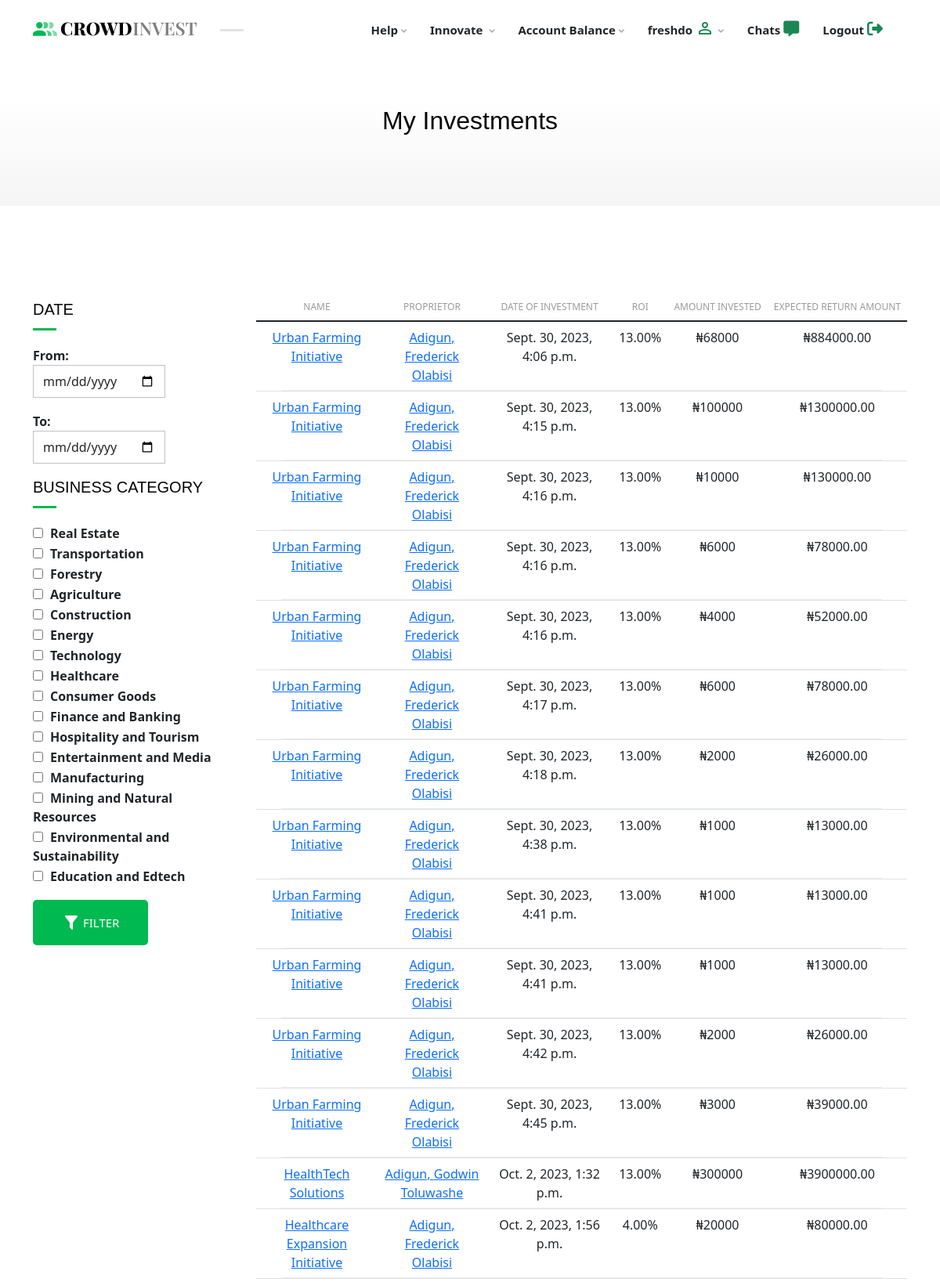
Screenshot of /my-investments/ (signed in, upper part) with the database file from the repository.
### accounts/models.py (models this page shows, shortened)
class BaseUser(AbstractBaseUser, PermissionsMixin):
    last_name =                     models.CharField(max_length=256, null=True, blank=True)
    first_name =                    models.CharField(max_length=256, null=True, blank=True)
    middle_name =                   models.CharField(max_length=256, null=True, blank=True)
    username =                      models.CharField(max_length=256, unique=True, blank=True)
    date_of_birth =                 models.DateField(null=True, blank=True)
    email =                         models.EmailField(max_length=128, unique=True, blank=True)
    job_title =                     models.CharField(max_length=100, null=True, blank=True)
    bio =                           models.CharField(max_length=100, null=True, blank=True)
    about_me =                      models.TextField(null=True, blank=True, max_length=2000)
    pfp =                           models.ImageField(upload_to=upload_location_pfp, blank=True, null=True, default='pfps/default_profile_image.jpg')
    nin =                           models.CharField(null=True, blank=True, max_length=254)
    city =                          models.CharField(max_length=128, blank=True, null=True)
    state =                         models.CharField(max_length=128, blank=True, null=True)
    country =                       CountryField(max_length=255, null=True, blank=True)
    address =                       models.CharField(max_length=128, blank=True, null=True)
    phone_num =                     PhoneNumberField(null=True, blank=True, verbose_name="Phone Number", unique=True)
    zipcode =                       models.CharField(null=True, blank=True, max_length=255)
    date_joined =                   models.DateTimeField(auto_now_add=True)
    last_login =                    models.DateTimeField(auto_now=True)
    updated_at =                    models.DateTimeField(auto_now=True)
    facebook =                      models.URLField(default='https://facebook.com/')
    twitter =                       models.URLField(default='https://twitter.com/')
    instagram =                     models.URLField(default='https://instagram.com/')
    linkedin =                      models.URLField(default='https://linkedin.com/')
    website =                       models.URLField(default='https://company.com/', null=True, blank=True)
    is_admin =                      models.BooleanField(default=False)
    is_staff =                      models.BooleanField(default=False)
    is_active =                     models.BooleanField(default=True)
    is_superuser =                  models.BooleanField(default=False)
    is_verified =                   models.BooleanField(default=False)
    signup_confirmation =           models.BooleanField(default=False)
    signup_with_google =            models.BooleanField(default=False)
    is_moderator = models.BooleanField(default=False)
    is_innovator = models.BooleanField(default=False)
    USERNAME_FIELD = "email"
    REQUIRED_FIELDS = ['username', ]
    objects = BaseUserMgr()

class Innovator(models.Model):
    user =                          models.ForeignKey(BaseUser, on_delete=models.CASCADE, null=True, blank=True)
    innovations_count =             models.IntegerField(default=0, null=True, blank=True)
    upvotes_received =              models.IntegerField(default=0, null=True, blank=True)
    downvotes_received =            models.IntegerField(default=0, null=True, blank=True)
    reputation_score =              models.IntegerField(default=0)
    is_investor =                   models.BooleanField(default=False)
    account_balance = models.IntegerField(null=True)
    USERNAME_FIELD = "email"
    REQUIRED_FIELDS = ['username', ]

### core/models.py (models this page shows, shortened)
class Make_Investment(models.Model):
    send_to = models.ForeignKey(account_models.Innovator, null=False, blank=False, on_delete=models.CASCADE, related_name='receiver')
    send_from = models.ForeignKey(account_models.Innovator, on_delete=models.CASCADE, blank=False, null=False, related_name='send_from')
    sender = models.ForeignKey(account_models.Innovator, on_delete=models.CASCADE, null=False, blank=False, related_name='investor')
    amount = models.IntegerField()
    investment = models.ForeignKey(Project, on_delete=models.CASCADE, null=False, blank=False, related_name='the_investment')
    expected_return = models.DecimalField(max_digits=255, decimal_places=2, blank=False, null=True)
    date_sent = models.DateTimeField(auto_now_add=True, null=True)
    reference_code = models.UUIDField(default=uuid.uuid4, null=True)

class Project(models.Model):
    innovator = models.ForeignKey(account_models.Innovator, on_delete=models.CASCADE)
    status = models.CharField(max_length=255, null=True, blank=True, default='YET TO BE REVIEWED')
    name = models.CharField(max_length=255, null=False, blank=False, unique=True)
    motto = models.CharField(max_length=255, null=False, blank=False)
    description = models.TextField(null=True, blank=True, max_length=10000)
    target = models.DecimalField(max_digits=255, decimal_places=2, null=False, blank=False)
    fund_raised = models.DecimalField(max_digits=255, decimal_places=2, null=True, blank=True, )
    amount_left = models.DecimalField(max_digits=255, decimal_places=2, null=True, blank=True, )
    expected_return = ExpectedReturnField(blank=False, null=False)
    term_months = models.IntegerField(null=False, blank=False)
    country = CountryField(max_length=255, null=True, blank=True)
    date_created = models.DateTimeField(auto_now_add=True, null=True)
    investment_deadline = models.DateField()
    completed = models.BooleanField(default=False)
    innovator_user_agreement = models.BooleanField(default=False, null=True, blank=True)
    certified_by = models.ForeignKey(account_models.Moderator, on_delete=models.CASCADE, null=True, blank=True)
    image_1 = models.ImageField(upload_to=upload_project_gallery, blank=False, null=False)
    image_2 = models.ImageField(upload_to=upload_project_gallery, blank=False, null=False)
    image_3 = models.ImageField(upload_to=upload_project_gallery, blank=False, null=False)
    video = models.FileField(upload_to=upload_project_gallery,null=True, validators=[FileExtensionValidator(allowed_extensions=['MOV','avi','mp4','webm','mkv'])])
    business_type = models.CharField(max_length=255)
    approved_by = models.ForeignKey(account_models.Moderator, on_delete=models.SET_NULL, null=True, related_name='approved_name', blank=True)

### core/views.py (the view)
# urls.py: path('my-investments/', views.my_investments, name="my-investments"),
@login_required
def my_investments(request):
    context = {}
    context['category_form'] = MyInvestmentForm()
    if request.method == 'POST' and 'filter_investments' in request.POST:
        print('WHY, MAN!!!')
        investment_date_from = request.POST.get('investment_date_from')
        investment_date_to = request.POST.get('investment_date_to')
        investment_categories = request.POST.getlist('business_type')
        context['investment_date_from'] = investment_date_from
        context['investment_date_to'] = investment_date_to
        context['investment_categories'] = investment_categories
        if investment_date_from and not investment_date_to and not investment_categories:
            my_investments = Make_Investment.objects.filter(sender__user__pk=request.user.pk, date_sent__gte=investment_date_from)
            context['my_investments'] = my_investments
        elif investment_date_from and investment_date_to and not investment_categories:
            my_investments = Make_Investment.objects.filter(sender__user__pk=request.user.pk, date_sent__date__range=(investment_date_from, investment_date_to))
            context['my_investments'] = my_investments
        elif investment_date_from and not investment_date_to and investment_categories:
            my_investments = Make_Investment.objects.filter(sender__user__pk=request.user.pk, date_sent__gte=investment_date_from, investment__business_type__icontains=investment_categories[0])
            context['my_investments'] = my_investments
        elif investment_date_from and investment_date_to and investment_categories:
            my_investments = Make_Investment.objects.filter(sender__user__pk=request.user.pk, date_sent__date__range=(investment_date_from, investment_date_to), investment__business_type__icontains=investment_categories[0])
            context['my_investments'] = my_investments
        elif not investment_date_from and not investment_date_to and investment_categories:
            my_investments = Make_Investment.objects.filter(sender__user__pk=request.user.pk, investment__business_type__icontains=investment_categories[0])
            context['my_investments'] = my_investments
        context['category_form'] = MyInvestmentForm({'business_type': request.POST.get('business_type')})
    else:
        my_investments = Make_Investment.objects.filter(sender__user__pk=request.user.pk)
        context['my_investments'] = my_investments
    return render(request, 'core/my-investments.html', context)

### core/templates/core/my-investments.html (shortened to what this page needs)
{% extends 'base.html' %}
{% load static %}
{% load business_type_filter %}
{% block content %}
<link href="https://cdn.jsdelivr.net/npm/bootstrap@5.1.3/dist/css/bootstrap.min.css" rel="stylesheet">
	<header id="featured" class="site-featured">
		<div id="featured-media" class="featured-media">
			<div class="featured-text">
				<div class="container">
					<h2 class="entry-title">My Investments</h2>
				</div>
			</div>
		</div>
	</header>
	<div id="content" class="site-content">
		<main class="site-section section-main">
			<div class="container">
				<div class="row">
					<div id="sidebar" class="col-12 col-md-4 col-lg-3 content-filters">
						<form action="{% url 'my-investments' %}" method="post">
							<h5 class="widget-title">Date</h5>
							<div class="content-filter-date content-filter-interval">
								<label for="date-from">
									<span>From:</span>
									<input type="date" id="date-from" name="investment_date_from" value="{{ investment_date_from }}">
								</label>
								<label for="date-to">
									<span>To:</span>
									<input type="date" id="date-to" name="investment_date_to" value="{{ investment_date_to }}">
								</label>
							</div>
							<h5 class="widget-title">Business Category</h5>
							<div class="content-filter-type">
                                {{ category_form.business_type }}
							</div>
                            <button type="submit" class="mt-3 button button-primary button-default" name="filter_investments"><em class="mdi mdi-filter"></em>Filter</button>
						</form>
					</div>
					<div class="col-12 col-md-8 col-lg-9 table-responsive">
						<table class="text-center table">
							<thead>
								<tr>
									<th><span class="d-none d-xl-inline">Name</span></th>
									<th><span class="d-none d-lg-inline">Proprietor</span></th>
									<th><span class="d-none d-lg-inline">Date of Investment</span></th>
									<th><span class="d-none d-xl-inline">ROI</span></th>
									<th>Amount Invested</th>
									<th><span class="d-none d-xl-inline">Expected Return Amount</th>
								</tr>
							</thead>
							<tbody>
                                {% for investment in my_investments %}
								<tr>
									<td>
                                        <a href="{% url 'project_details' investment.investment.pk %}">
                                            {{ investment.investment.name }}
                                        </a>
                                    </td>
                                    {% if investment.send_to.user.middle_name %}
									<td>
                                        <a href="{% url 'accounts:profile_with_arg' investment.sender.pk %}">
                                            {{ investment.send_to.user.last_name }}, {{ investment.send_to.user.first_name }} {{ investment.send_to.user.middle_name }}
                                        </a>
                                    </td>
                                    {% else %}
                                    <td>
                                        <a href="{% url 'accounts:profile_with_arg' investment.sender.pk %}">
                                            {{ investment.send_to.user.first_name }} {{ investment.send_to.user.last_name }}
                                        </a>
                                    </td>
                                    {% endif %}
                                    <td>{{ investment.date_sent }}</td>
									<td>{{ investment.investment.expected_return }}%</td>
									<td>₦{{ investment.amount }}</td>
									<td>₦{{ investment.expected_return }}</td>
								</tr>
                                {% endfor %}
							</tbody>
						</table>
					</div>
				</div>
			</div>
		</main>
	</div>
{% endblock content %}

### templates/base.html (shortened to what this page needs)
{% load static %}
<!doctype html>
<html lang="en" class="">
<head>
    <link rel="stylesheet" href="https://cdnjs.cloudflare.com/ajax/libs/font-awesome/6.4.0/css/all.min.css">
	<link rel="stylesheet" href="{% static 'css/materialdesignicons.css' %}">
	<link rel="stylesheet" href="{% static 'css/bootstrap-grid.css' %}">
	<link rel="stylesheet" href="{% static 'css/fancybox.css' %}">
	<link rel="stylesheet" href="{% static 'css/style.css' %}">
    <link href="https://cdn.jsdelivr.net/npm/bootstrap@5.1.3/dist/css/bootstrap.min.css" rel="stylesheet">
</head>
<body class="home navbar-sticky">
	<header id="top-header" class="site-header">
		<div class="container">
			<div class="site-identity p-0">
				<a href="{% url 'home' %}" class="site-title"><img src="{% static 'images/logo.png' %}" class="custom-logo" width="209" height="18" alt="Summit"></a>
			</div>
			<nav class="main-navigation">
				<ul id="menu-main" class="menu px-3">
                    <li class="menu-item-has-children" style="display: inline;">
						<a href="{% url 'contact_us' %}" style="font-weight: 600;">Help<em class="mdi mdi-chevron-down"></em></a>
					</li>
                    <li class="menu-item-has-children" style="display: inline;">
						<a href="{% url 'innovations_list' %}"  style="font-weight: 600;">
                            {% if request.user.is_innovator %}
                            Innovate
                            {% else %}
                            Innovations
                            {% endif %}
                            <em class="mdi mdi-chevron-down"></em></a>
					</li>
                    {% if request.user.is_innovator %}
					<li class="menu-item-has-children" style="cursor: pointer;display: inline;">
						<a href=""  style="font-weight: 600;">Account Balance<em class="mdi mdi-chevron-down"></em></a>
					</li>
                    {%  endif %}
					<li class="menu-item-has-children" style="display: inline;">
						<a href="{% url 'accounts:profile' %}">
                            <span class="account-details">
                                <span class="account-name" style="font-weight: 600;">
                                    {% if request.user.is_authenticated %}
                                    {{ request.user.username }}
                                    {% else %}
                                    Guest
                                    {% endif %}
                                </span>
                            </span>
                            <em class="mdi mdi-account-outline text-success" style="font-size: 24px;margin-right: 10px;"></em>
                            <em class="mdi mdi-chevron-down"></em>
                        </a>
					</li>
                    {% if request.user.is_authenticated %}
                    <li style="display: inline;">
                        <a href="{% url 'chat:chat' %}">
                            <span style="font-weight: 600;">
                                Chats
                            </span>
                            <i class="fa-solid fa-message text-success" style="font-size: 20px;"></i>
                        </a>
                    </li>
                    <li class="account-logout" style="display: inline;">
                        <a href="{% url 'accounts:sign_out' %}"  style="font-weight: 600;">
                            Logout
                            <i style="font-size: 20px;" class="fa-solid fa-right-from-bracket text-success"></i>
                        </a>
                    </li>
                    {% endif %}
				</ul>
			</nav>
		</div>
	</header>
    <main class="site-section section-main dottedd-pattern dotted-pattern-top-lefdt">
        {% block content %}
        {% endblock %}
    </main>
</body>
</html>

### rows the page displays
BaseUser: user.username "freshdo"
Make_Investment: investment.name "Urban Farming Initiative", send_to.user.last_name "Adigun", send_to.user.first_name "Frederick", send_to.user.middle_name "Olabisi", date_sent "Sept. 30, 2023, 4:06 p.m.", investment.expected_return "13.00", amount "68000", expected_return "884000.00"
Make_Investment: investment.name "Urban Farming Initiative", send_to.user.last_name "Adigun", send_to.user.first_name "Frederick", send_to.user.middle_name "Olabisi", date_sent "Sept. 30, 2023, 4:15 p.m.", investment.expected_return "13.00", amount "100000", expected_return "1300000.00"
Make_Investment: investment.name "Urban Farming Initiative", send_to.user.last_name "Adigun", send_to.user.first_name "Frederick", send_to.user.middle_name "Olabisi", date_sent "Sept. 30, 2023, 4:16 p.m.", investment.expected_return "13.00", amount "10000", expected_return "130000.00"
Make_Investment: investment.name "Urban Farming Initiative", send_to.user.last_name "Adigun", send_to.user.first_name "Frederick", send_to.user.middle_name "Olabisi", date_sent "Sept. 30, 2023, 4:16 p.m.", investment.expected_return "13.00", amount "6000", expected_return "78000.00"
Make_Investment: investment.name "Urban Farming Initiative", send_to.user.last_name "Adigun", send_to.user.first_name "Frederick", send_to.user.middle_name "Olabisi", date_sent "Sept. 30, 2023, 4:16 p.m.", investment.expected_return "13.00", amount "4000", expected_return "52000.00"
Make_Investment: investment.name "Urban Farming Initiative", send_to.user.last_name "Adigun", send_to.user.first_name "Frederick", send_to.user.middle_name "Olabisi", date_sent "Sept. 30, 2023, 4:17 p.m.", investment.expected_return "13.00", amount "6000", expected_return "78000.00"
Make_Investment: investment.name "Urban Farming Initiative", send_to.user.last_name "Adigun", send_to.user.first_name "Frederick", send_to.user.middle_name "Olabisi", date_sent "Sept. 30, 2023, 4:18 p.m.", investment.expected_return "13.00", amount "2000", expected_return "26000.00"
Make_Investment: investment.name "Urban Farming Initiative", send_to.user.last_name "Adigun", send_to.user.first_name "Frederick", send_to.user.middle_name "Olabisi", date_sent "Sept. 30, 2023, 4:38 p.m.", investment.expected_return "13.00", amount "1000", expected_return "13000.00"
Make_Investment: investment.name "Urban Farming Initiative", send_to.user.last_name "Adigun", send_to.user.first_name "Frederick", send_to.user.middle_name "Olabisi", date_sent "Sept. 30, 2023, 4:41 p.m.", investment.expected_return "13.00", amount "1000", expected_return "13000.00"
Make_Investment: investment.name "Urban Farming Initiative", send_to.user.last_name "Adigun", send_to.user.first_name "Frederick", send_to.user.middle_name "Olabisi", date_sent "Sept. 30, 2023, 4:41 p.m.", investment.expected_return "13.00", amount "1000", expected_return "13000.00"
Make_Investment: investment.name "Urban Farming Initiative", send_to.user.last_name "Adigun", send_to.user.first_name "Frederick", send_to.user.middle_name "Olabisi", date_sent "Sept. 30, 2023, 4:42 p.m.", investment.expected_return "13.00", amount "2000", expected_return "26000.00"
Make_Investment: investment.name "Urban Farming Initiative", send_to.user.last_name "Adigun", send_to.user.first_name "Frederick", send_to.user.middle_name "Olabisi", date_sent "Sept. 30, 2023, 4:45 p.m.", investment.expected_return "13.00", amount "3000", expected_return "39000.00"
Make_Investment: investment.name "HealthTech Solutions", send_to.user.last_name "Adigun", send_to.user.first_name "Godwin", send_to.user.middle_name "Toluwashe", date_sent "Oct. 2, 2023, 1:32 p.m.", investment.expected_return "13.00", amount "300000", expected_return "3900000.00"
Make_Investment: investment.name "Healthcare Expansion Initiative", send_to.user.last_name "Adigun", send_to.user.first_name "Frederick", send_to.user.middle_name "Olabisi", date_sent "Oct. 2, 2023, 1:56 p.m.", investment.expected_return "4.00", amount "20000", expected_return "80000.00"
